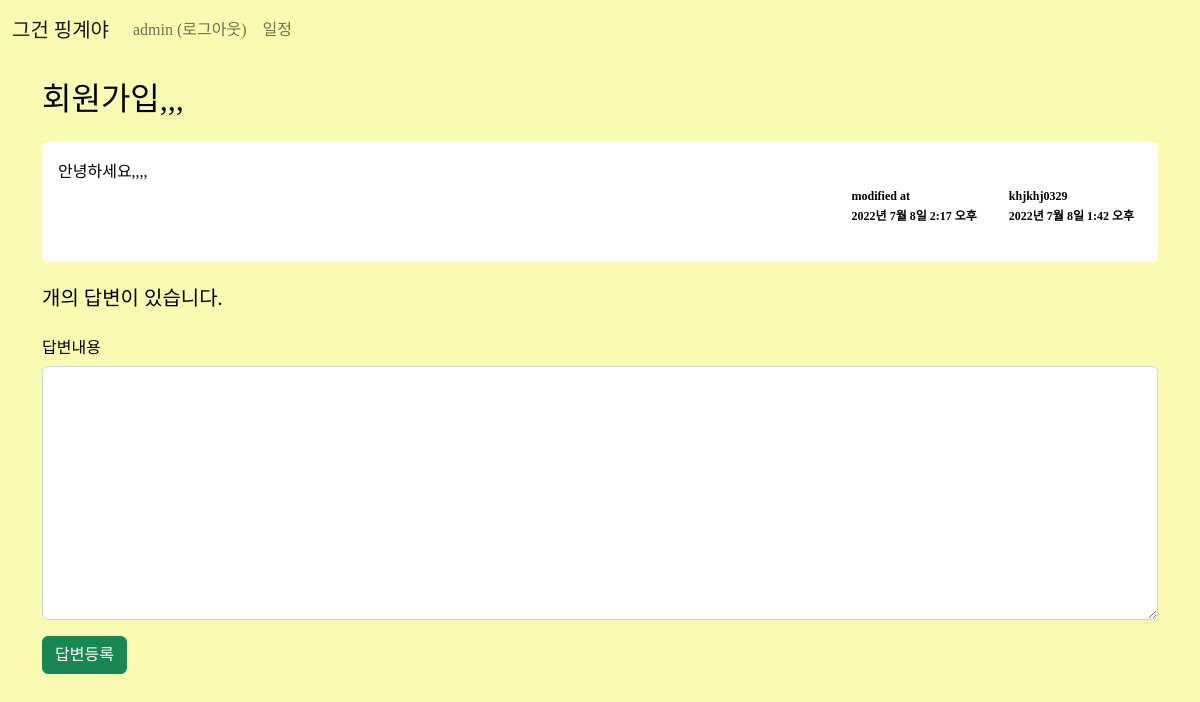
/2/ (signed in), run on the app's committed database.
### excuse/models.py (models this page shows, shortened)
class Excuse(models.Model):
    author = models.ForeignKey(User, on_delete=models.CASCADE)
    subject = models.CharField(max_length=200)
    content = models.TextField()
    create_date = models.DateTimeField()
    modify_date = models.DateTimeField(null=True, blank=True)

### excuse/views.py (the view)
# urls.py: path('<int:question_id>/', views.detail, name='detail'),
def detail(request, question_id):
    question = get_object_or_404(Excuse, pk=question_id)
    context = {'question': question}
    return render(request, 'excuse/excuse_detail.html', context)

### templates/excuse/excuse_detail.html (shortened to what this page needs)
{% extends 'base.html' %}
{% block content %}
{% load static %}
<link rel="stylesheet" href="{% static 'css/answer.css' %}">
<div class="container my-3">
<h2 class="border-bottom py-2">{{ question.subject }}</h2>
<div class="card my-3">
    <div class="card-body">
        <div class="card-text" style="white-space: pre-line;">{{ question.content }}</div>
        <div class="d-flex justify-content-end">
            {% if question.modify_date %}
            <div class="badge bg-light text-dark p-2 text-start mx-3">
                <div class="mb-2">modified at</div>
                <div>{{ question.modify_date }}</div>
            </div>
            {% endif %}
            <div class="badge bg-light text-dark p-2 text-start">
                <div class="mb-2">{{ question.author.username }}</div>
                <div>{{ question.create_date }}</div>
            </div>
        </div>
    </div>
</div>
    <h5 class="border-bottom my-3 py-2">{{question.answer_set.count}}개의 답변이 있습니다.</h5>
<form action="{% url 'excuse:board_create' question.id %}" method="post" class="my-3">
    <div class="mb-3">
        <label for="content" class="form-label">답변내용</label>
        <textarea {% if not user.is_authenticated %}disabled{% endif %}
              name="content" id="content" class="form-control" rows="10"></textarea>
    </div>
    <input type="submit" value="답변등록" class="btn btn-success">
</form>
</div>
{% endblock %}

### templates/navbar.html (shortened to what this page needs)
<nav class="navbar navbar-expand-lg navbar-light bg-light border-bottom">
    <div class="container-fluid">
        <a class="navbar-brand" href="{% url 'excuse:index' %}">그건 핑계야</a>
        <div class="collapse navbar-collapse" id="navbarSupportedContent">
            <ul class="navbar-nav">
                <li class="nav-item">
                    {% if user.is_authenticated %}
                    <a class="nav-link" href="{% url 'common:logout' %}">{{ user.username }} (로그아웃)</a>
                    {% else %}
                    <a class="nav-link" href="{% url 'common:login' %}">로그인</a>
                    {% endif %}
                </li>
                <li>
                    <a class="nav-link" href="{% url 'calendar:calendar' %}">일정</a>
                </li>
            </ul>
        </div>
    </div>
</nav>

### static/css/answer.css (style rules this page uses)
body { background-color: #F9FBB2; }

### data on the page
Excuse: subject "회원가입,,,", content "안녕하세요,,,,", modify_date "2022년 7월 8일 2:17 오후", author.username "khjkhj0329", create_date "2022년 7월 8일 1:42 오후"

### other printed values
{{ user.username }} "admin"
